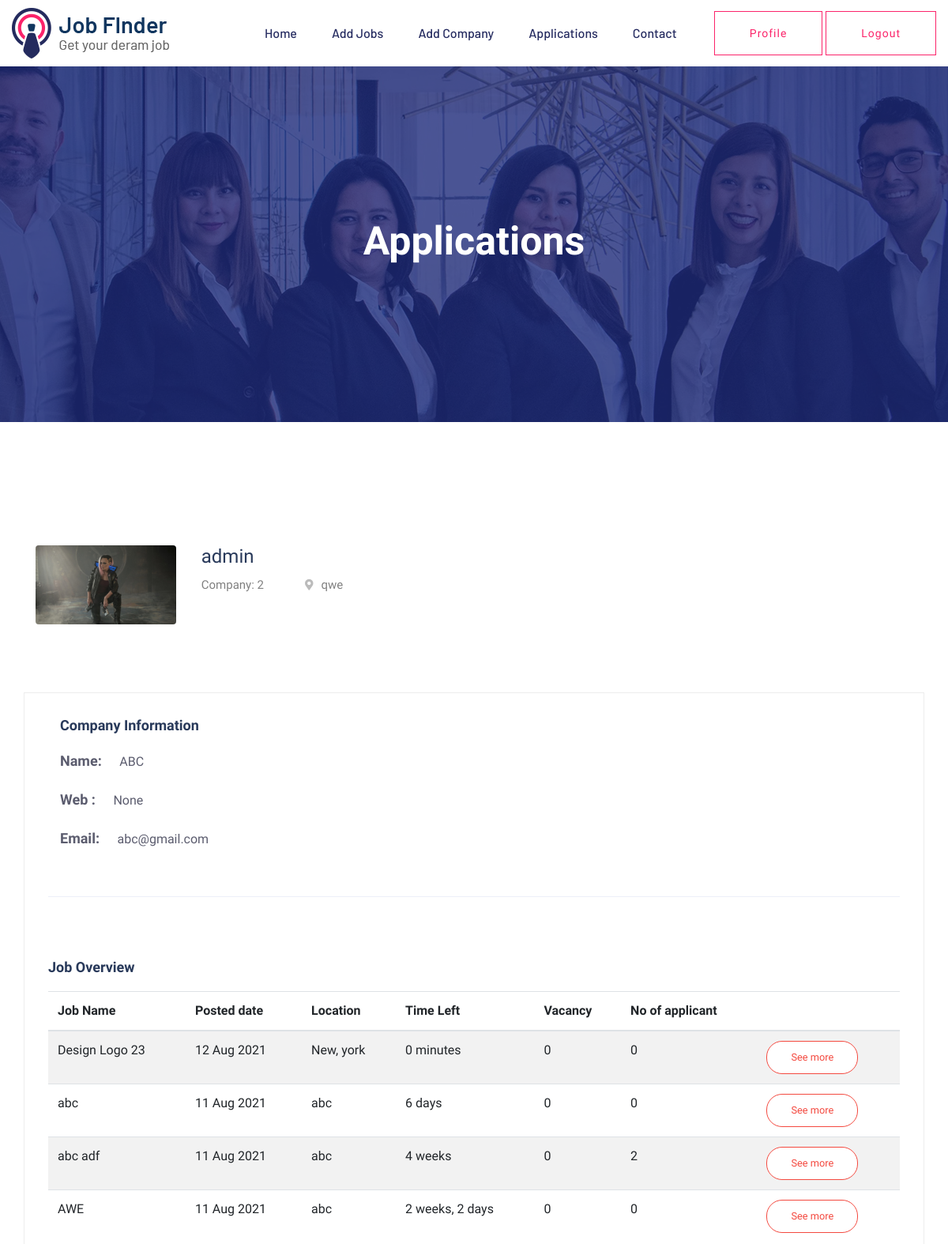
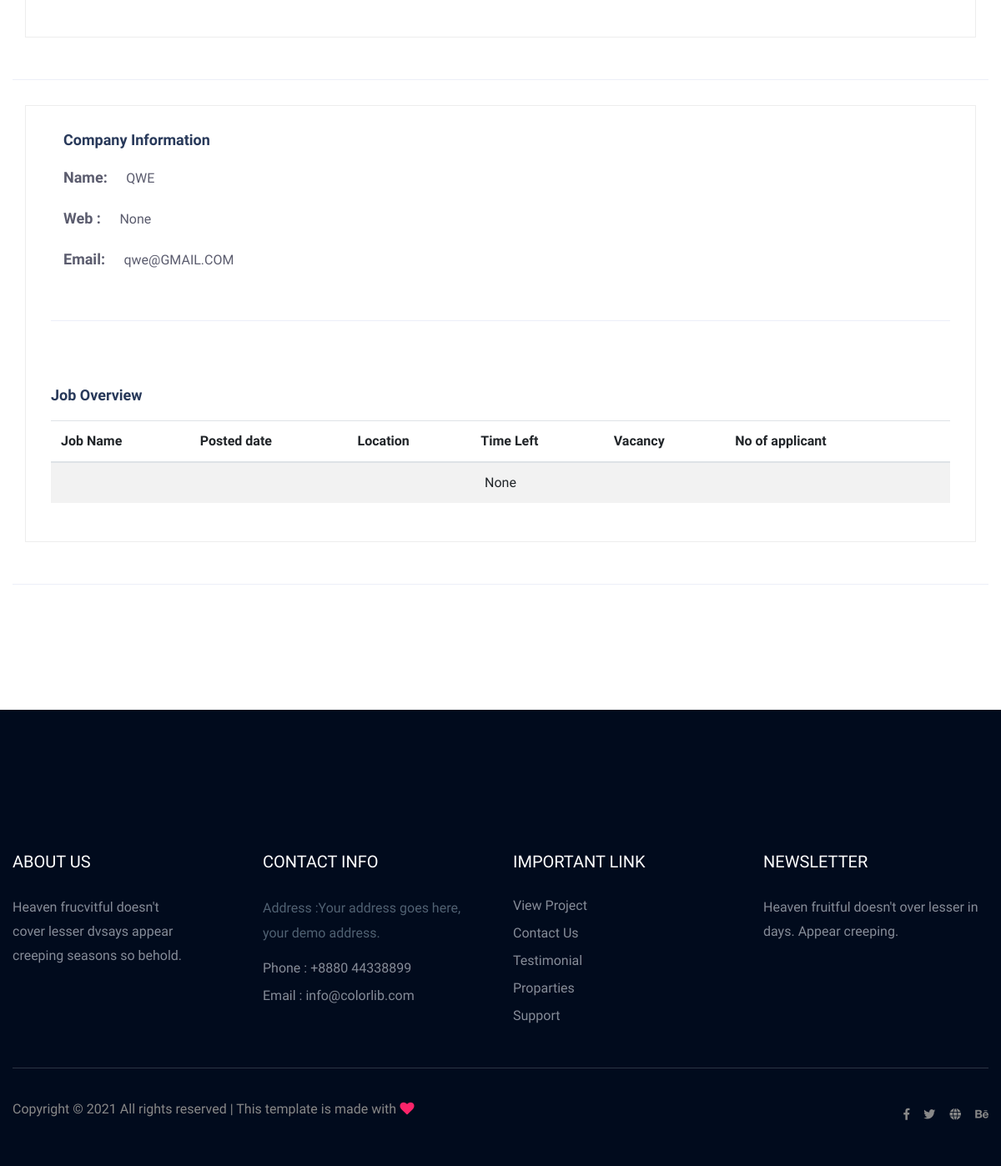
The app's page /company-detail/ (signed in) with its own data (2 pictures, top to bottom).
### user/models.py (models this page shows, shortened)
class Profile(models.Model):
    user = models.OneToOneField(User, related_name='profile', on_delete=models.CASCADE)
    profile_image = models.ImageField(upload_to='users', null=True, blank=True)
    is_company = models.BooleanField(default=False)
    address = models.TextField( null=True, blank=True)
    about = models.TextField( null=True, blank=True)
    resume = models.FileField(upload_to='resume', null=True, blank=True)

### job/models.py (models this page shows, shortened)
class Company(models.Model):
    profile = models.ForeignKey(Profile, on_delete=models.CASCADE)
    company_name = models.CharField(max_length=200)
    description = models.TextField()
    web = models.URLField(null=True, blank=True)
    email = models.EmailField()

class Job(models.Model):
    job_name = models.CharField(max_length=200)
    slug = models.SlugField(unique=True)
    description = models.TextField()
    image = models.ImageField(upload_to='job', null=True, blank=True)
    category = models.ForeignKey(Category, on_delete=models.CASCADE, related_name='jobs')
    company = models.ForeignKey(Company, on_delete=models.CASCADE, related_name='jobs')
    location = models.CharField(max_length=200)
    vacancy = models.IntegerField(default=1)
    job_time = models.CharField(choices=JOB_TIME, max_length=10)
    salary_type = models.CharField(choices=SALARY_TYPE, max_length=10)
    max_salary = models.DecimalField(decimal_places=2, max_digits=6)
    min_salary = models.DecimalField(decimal_places=2, max_digits=6)
    last_date = models.DateField(default=timezone.now())
    posted_date = models.DateField(auto_now_add=True)
    class Meta:
        ordering = ['-posted_date']

### job/decorators.py (the view)
    def inner(*args, **kwargs):
        request = args[0]
        if request.user.is_authenticated:
            if not request.user.profile.is_company:
                return redirect('job:home')
        return func(*args, **kwargs)

### job/views.py (called while the page is built)
@login_required
@allow_company
def company_detail(request):
    profile = Profile.objects.get(user=request.user)
    companies = Company.objects.filter(profile=profile)
    context = {
        'companies': companies,
        'profile': profile,
    }
    return render(request, 'job/company_details.html', context)

### job/templates/job/company_details.html (shortened to what this page needs)
{% extends 'base.html' %}
{% load static %}
{% block content %}
<main>
    <div class="slider-area ">
        <div class="single-slider section-overly slider-height2 d-flex align-items-center"
            data-background="{% static 'img/hero/about.jpg'%}">
            <div class="container">
                <div class="row">
                    <div class="col-xl-12">
                        <div class="hero-cap text-center">
                            <h2>Applications</h2>
                        </div>
                    </div>
                </div>
            </div>
        </div>
    </div>
    <div class="job-post-company pt-120 pb-120">
        <div class="container">
            <div class="row justify-content-between">
                <div class="col-xl-12 col-lg-12">
                    <div class="single-job-items mb-50">
                        <div class="job-items">
                            <div class="company-img company-img-details">
                                <a href="#"><img class="rounded" src="{{ profile.profile_image.url }}" alt=""
                                        style="height: 100px; width:auto;"></a>
                            </div>
                            <div class="job-tittle">
                                <a href="#">
                                    <h4>{{ profile.user.username }}</h4>
                                </a>
                                <ul>
                                    <li>Company: {{ profile.company_set.count }}</li>
                                    <li><i class="fas fa-map-marker-alt"></i>{{ profile.address }}</li>
                                </ul>
                            </div>
                        </div>
                    </div>
                </div>
            </div>
            {% for company in companies %}
            <div class="col-xl-12 col-lg-12">
                <div class="post-details3  mb-50">
                        <div class="col col-md-12">
                            <div class="post-details4  mb-50">
                                <div class="small-section-tittle">
                                    <h4>Company Information</h4>
                                </div>
                                <ul>
                                    <li>Name: <span>{{ company.company_name }} </span></li>
                                    <li>Web : <span> {{ company.web }}</span></li>
                                    <li>Email: <span>{{ company.email }}</span></li>
                                </ul>
                            </div>
                        </div>
                        <hr>
                        <div class="row">
                            <div class="col col-md-12 pt-5">
                                <div class="small-section-tittle">
                                    <h4>Job Overview</h4>
                                </div>
                                <table class="table table-striped">
                                    <thead>
                                        <tr>
                                            <th scope="col">Job Name</th>
                                            <th scope="col">Posted date</th>
                                            <th scope="col">Location</th>
                                            <th scope="col">Time Left</th>
                                            <th scope="col">Vacancy</th>
                                            <th scope="col">No of applicant</th>
                                            <th scope="col"></th>
                                        </tr>
                                    </thead>
                                    <tbody>
                                        {% for job in company.jobs.all %}
                                        <tr>
                                            <td>{{ job.job_name }}</td>
                                            <td>{{ job.posted_date|date:'d M Y'}}</td>
                                            <td>{{ job.location }}</td>
                                            <td>{{ job.posted_date|timesince:job.last_date }}</td>
                                            <td>{{ job.vacancy }}</td>
                                            <td>{{ job.applications.count }}</td>
                                            <td><a href="{% url 'job:application-detail' job.slug %}" class="genric-btn danger-border circle">See more</a></td>
                                        </tr>
                                        {% empty %}
                                        <tr>
                                            <td colspan="7" class="text-center">None</td>
                                        </tr>
                                        {% endfor %}
                                    </tbody>
                                </table>
                            </div>
                    </div>
                </div>
            </div>
            <hr>
            {% endfor %}
        </div>
    </div>
</main>
{% endblock content %}

### records on screen
Profile: profile_image (picture), user.username "admin", company_set.count "2", address "qwe"
Company: company_name "ABC", web "None", email "abc@gmail.com"
Job: job_name "Design Logo 23", posted_date "12 Aug 2021", location "New, york", posted_date "0 minutes", vacancy "0", applications.count "0"
Job: job_name "abc", posted_date "11 Aug 2021", location "abc", posted_date "6 days", vacancy "0", applications.count "0"
Job: job_name "abc adf", posted_date "11 Aug 2021", location "abc", posted_date "4 weeks", vacancy "0", applications.count "2"
Job: job_name "AWE", posted_date "11 Aug 2021", location "abc", posted_date "2 weeks, 2 days", vacancy "0", applications.count "0"
Company: company_name "QWE", web "None", email "qwe@GMAIL.COM"
